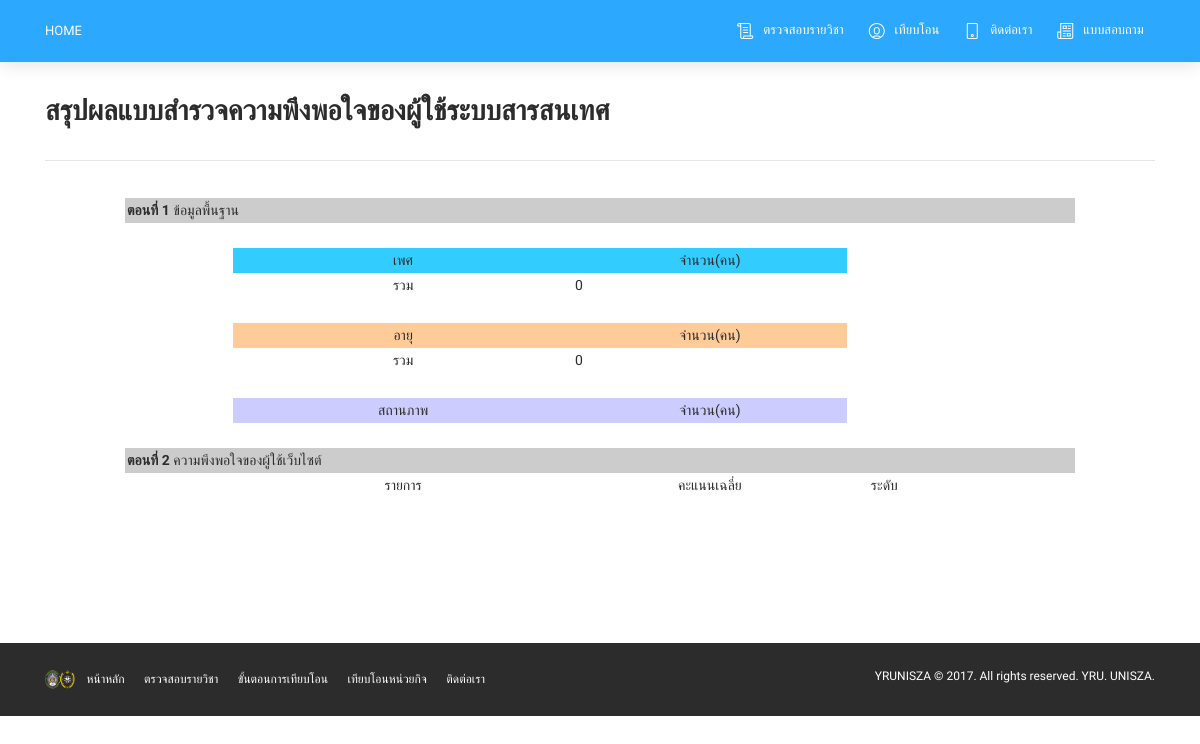
The app's page /questionnaire_show.php, older data.
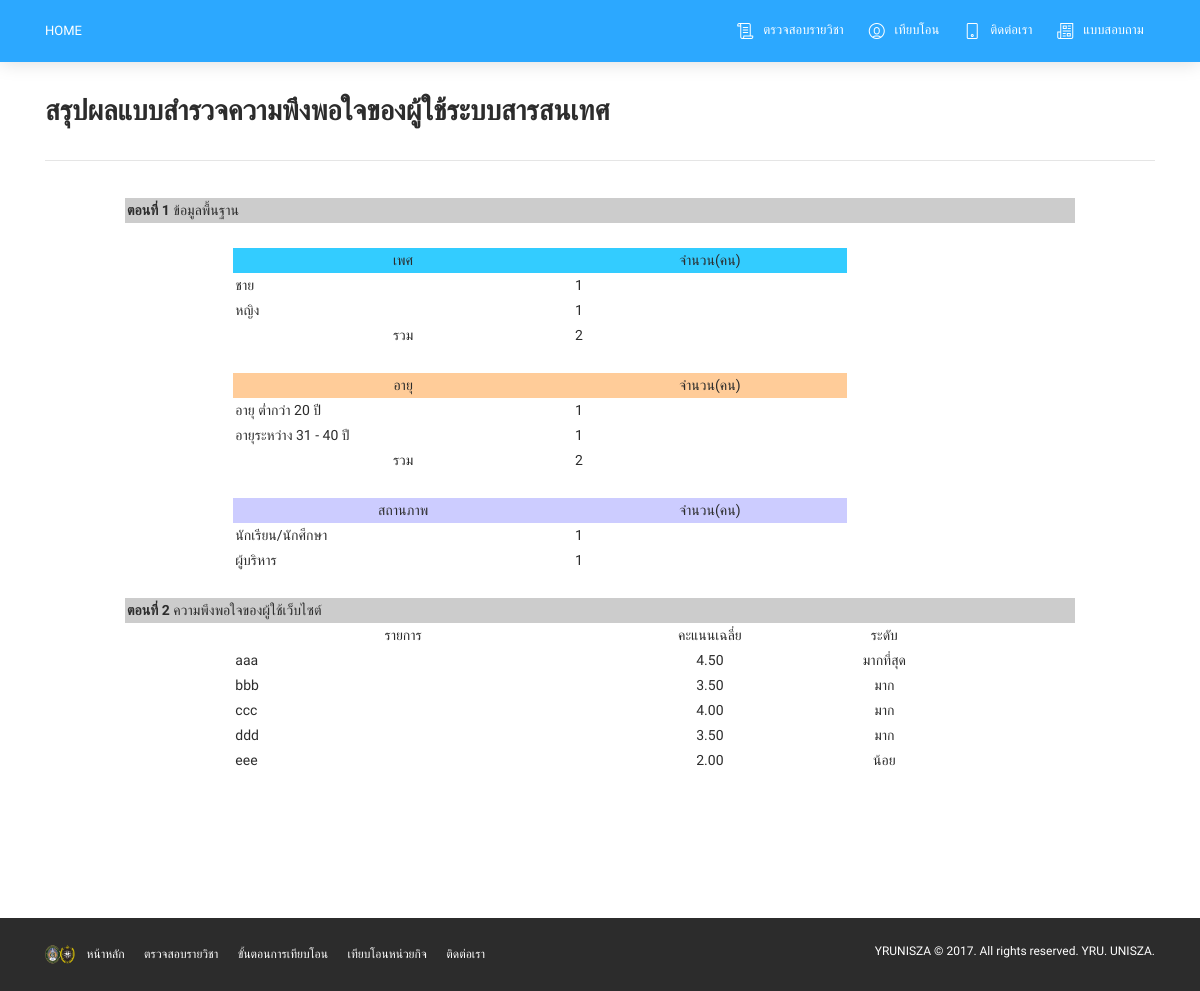
The same page, newer data.
### tables this page shows
CREATE TABLE `tb_question` (
  `id_question` int(11) NOT NULL,
  `question` varchar(255) NOT NULL
);

### questionnaire_show.php (the view, shortened to what this page needs)
<!DOCTYPE html>
<html lang="en">
<head>
    <link rel="stylesheet" href="https://maxcdn.bootstrapcdn.com/font-awesome/latest/css/font-awesome.min.css" />
    <link href="./assets/css/bootstrap.min.css" rel="stylesheet" />
    <link href="./assets/css/now-ui-kit.css" rel="stylesheet" />
    <link href="./assets/css/demo.css" rel="stylesheet" />
    <link href="./assets/css/dropdown.css" rel="stylesheet" />
</head>
<body class="index-page">
    <?php require_once 'menu.php'; ?>
    <div class="wrapper">
        <div class="main"><br>
            <div class="section">
                <div class="container">
                    <h3 class="title">สรุปผลแบบสำรวจความพึงพอใจของผู้ใช้ระบบสารสนเทศ</h3><hr><br>
                    <div id="typography">
                          <div class="row">
                            <div class="container">
                              <table width="950" border="0" align="center" cellpadding="2" cellspacing="2">
                                <tr>
                                  <td colspan="6" bgcolor="#CCCCCC"><b>ตอนที่ 1</b> ข้อมูลพื้นฐาน</td>
                                </tr>
                                <tr>
                                  <td width="104">&nbsp;</td>
                                  <td width="326">&nbsp;</td>
                                  <td width="263">&nbsp;</td>
                                  <td width="72">&nbsp;</td>
                                  <td width="72">&nbsp;</td>
                                  <td width="75">&nbsp;</td>
                                </tr>
                                <tr>
                                  <td>&nbsp;</td>
                                  <td align="center" bgcolor="#33CCFF">เพศ</td>
                                  <td align="center" bgcolor="#33CCFF">จำนวน(คน)</td>
                                  <td>&nbsp;</td>
                                  <td>&nbsp;</td>
                                  <td>&nbsp;</td>
                                </tr>
                                <tr>
                                <?php
                              $query = "SELECT gender, COUNT(id_person) as qty FROM tb_person GROUP BY gender";
                              $result = mysql_query($query) or die(mysql_error());
                              while($row = mysql_fetch_array($result)){
                              ?>
                                  <td>&nbsp;</td>
                                  <td><?php echo $row['gender']; ?></td>
                                  <td><?php echo $row['qty']; ?></td>
                                  <td></td>
                                  <td>&nbsp;</td>
                                  <td>&nbsp;</td>
                                </tr>
                              <?php } ?>
                                <tr>
                              <?php
                              $query = "SELECT COUNT(id_person) as qty FROM tb_person ";
                              $result = mysql_query($query) or die(mysql_error());
                              while($row = mysql_fetch_array($result)){
                              ?>
                                  <td>&nbsp;</td>
                                  <td align="center">รวม</td>
                                  <td><?php echo $row['qty']; ?></td>
                                  <td>&nbsp;</td>
                                  <td>&nbsp;</td>
                                  <td>&nbsp;</td>
                              <?php } ?>
                                </tr>
                                <tr>
                                  <td>&nbsp;</td>
                                  <td >&nbsp;</td>
                                  <td >&nbsp;</td>
                                  <td>&nbsp;</td>
                                  <td>&nbsp;</td>
                                  <td>&nbsp;</td>
                                </tr>
                                <tr>
                                  <td>&nbsp;</td>
                                  <td align="center" bgcolor="#FFCC99">อายุ</td>
                                  <td align="center" bgcolor="#FFCC99">จำนวน(คน)</td>
                                  <td>&nbsp;</td>
                                  <td>&nbsp;</td>
                                  <td>&nbsp;</td>
                                </tr>
                                <tr>
                                 <?php
                              $query = "SELECT age, COUNT(id_person) as qtyage FROM tb_person GROUP BY age";
                              $result = mysql_query($query) or die(mysql_error());
                              while($row = mysql_fetch_array($result)){
                              ?>
                                  <td>&nbsp;</td>
                                  <td><?php echo $row['age']; ?></td>
                                  <td><?php echo $row['qtyage']; ?></td>
                                  <td>&nbsp;</td>
                                  <td>&nbsp;</td>
                                  <td>&nbsp;</td>
                                </tr>
                              <?php } ?>
                                <tr>
                              <?php
                              $query = "SELECT COUNT(id_person) as qty FROM tb_person ";
                              $result = mysql_query($query) or die(mysql_error());
                              while($row = mysql_fetch_array($result)){
                              ?>
                                  <td>&nbsp;</td>
                                  <td align="center">รวม</td>
                                  <td><?= $row['qty']; ?></td>
                                  <td>&nbsp;</td>
                                  <td>&nbsp;</td>
                                  <td>&nbsp;</td>
                              <?php } ?>
                                </tr>
                                <tr>
                                  <td>&nbsp;</td>
                                  <td >&nbsp;</td>
                                  <td>&nbsp;</td>
                                  <td>&nbsp;</td>
                                  <td>&nbsp;</td>
                                  <td>&nbsp;</td>
                                </tr>
                                <tr>
                                  <td>&nbsp;</td>
                                  <td align="center" bgcolor="#CCCCFF">สถานภาพ</td>
                                  <td align="center" bgcolor="#CCCCFF">จำนวน(คน)</td>
                                  <td>&nbsp;</td>
                                  <td>&nbsp;</td>
                                  <td>&nbsp;</td>
                                </tr>
                                <tr>
                                     <?php
                              $query = "SELECT status, COUNT(id_person) as qtystatus FROM tb_person GROUP BY status";
                              $result = mysql_query($query) or die(mysql_error());
                              while($row = mysql_fetch_array($result)){
                              ?>
                                  <td>&nbsp;</td>
                                  <td><?php echo $row['status']; ?></td>
                                  <td><?php echo $row['qtystatus']; ?></td>
                                  <td>&nbsp;</td>
                                  <td>&nbsp;</td>
                                  <td>&nbsp;</td>
                                </tr>
                              <?php } ?>
                                <tr>
                                  <td>&nbsp;</td>
                                  <td>&nbsp;</td>
                                  <td>&nbsp;</td>
                                  <td>&nbsp;</td>
                                  <td>&nbsp;</td>
                                  <td>&nbsp;</td>
                                </tr>
                                <tr>
                                  <td colspan="6" bgcolor="#CCCCCC"><b>ตอนที่ 2</b> ความพึงพอใจของผู้ใช้เว็บไซต์</td>
                                </tr>
                                <tr>
                                  <td>&nbsp;</td>
                                  <td align="center">รายการ</td>
                                  <td align="center">คะแนนเฉลี่ย</td>
                                  <td align="center">ระดับ</td>
                                  <td>&nbsp;</td>
                                  <td>&nbsp;</td>
                                </tr>
                                <tr>
                                       <?php
                              $query = "SELECT tb_question.*,tb_answer.id_question, sum(tb_answer.score) as qtyscore ,count(tb_answer.id_person) as qtyperson  ";
                              $query .= "FROM tb_answer LEFT JOIN tb_question ON tb_answer.id_question = tb_question.id_question GROUP BY tb_answer.id_question";
                              $result = mysql_query($query) or die(mysql_error());
                              while($row = mysql_fetch_array($result)){
                              ?>
                                  <td>&nbsp;</td>
                                  <td><?php echo $row['question']; ?></td>
                                  <td align="center"><?php echo number_format(($row['qtyscore'] / $row['qtyperson']),2); ?></td>
                                  <td align="center"><?php
                              	 $answer = (number_format(($row['qtyscore'] / $row['qtyperson']),2));
                              	if ($answer >= 4.50)
                              	{
                              	    echo  "มากที่สุด";
                              	} else if ($answer >= 3.50)
                              	{
                              		echo "มาก";
                              	}else if ($answer >= 2.50)
                              	{
                              		echo "ปานกลาง";
                              	}else if ($answer >= 1.50)
                              	{
                              		echo "น้อย";
                              	}else
                              		echo "น้อยที่สุด";
                              	 ?></td>
                                  <td></td>
                                  <td></td>
                                </tr>
                              <?php } ?>
                                <tr>
                                  <td>&nbsp;</td>
                                  <td>&nbsp;</td>
                                  <td>&nbsp;</td>
                                  <td>&nbsp;</td>
                                  <td>&nbsp;</td>
                                  <td>&nbsp;</td>
                                </tr>
                                <tr>
                                  <td>&nbsp;</td>
                                  <td>&nbsp;</td>
                                  <td>&nbsp;</td>
                                  <td>&nbsp;</td>
                                  <td>&nbsp;</td>
                                  <td>&nbsp;</td>
                                </tr>
                                <tr>
                                  <td>&nbsp;</td>
                                  <td>&nbsp;</td>
                                  <td>&nbsp;</td>
                                  <td>&nbsp;</td>
                                  <td>&nbsp;</td>
                                  <td>&nbsp;</td>
                                </tr>
                              </table>
                            </div><br><br><br><br><br><br>
                          </div>
                    </div>
                </div>
            </div>
        </div>
        <footer class="footer" data-background-color="black">
            <div class="container">
                <nav>
                  <ul>
                      <li>
                          <img src="./assets/img/favicon.png" width="30" height="25"/>
                      </li>
                      <li>
                          <a href="index.php">
                              หน้าหลัก
                          </a>
                      </li>
                      <li>
                          <a href="check_course.php">
                              ตรวจสอบรายวิชา
                          </a>
                      </li>
                      <li>
                          <a href="step_transfer.php">
                              ขั้นตอนการเทียบโอน
                          </a>
                      </li>
                      <li>
                          <a href="transfer.php">
                              เทียบโอนหน่วยกิจ
                          </a>
                      </li>
                      <li>
                          <a href="contact.php">
                              ติดต่อเรา
                          </a>
                      </li>
                  </ul>
                </nav>
                <div class="copyright">
                    YRUNISZA
                    &copy;
                    . All rights reserved.
                    <a href="http://www.yru.ac.th/" target="_blank">YRU</a>.
                    <a href="https://www.unisza.edu.my/index.php?lang=ms" target="_blank">UNISZA</a>.
                </div>
            </div>
        </footer>
    </div>
</body>
</html>

### menu.php (shortened to what this page needs)
<nav class="navbar navbar-toggleable-md bg-info fixed-top navbar-info ">
    <div class="container">
        <div class="navbar-translate">
            <a class="navbar-brand" href="index.php" rel="tooltip" title="กลับสู่หน้าหลัก" data-placement="bottom">
                <p><font size="2">HOME</font></p>
            </a>
        </div>
        <div class="collapse navbar-collapse justify-content-end" id="navigation" data-nav-image="./assets/img/blurred-image-1.jpg">
            <ul class="navbar-nav">
                <li class="nav-item">
                    <a class="nav-link" href="check_course.php" rel="tooltip" title="ตรวจสอบรายวิชาที่สามารถเทียบโอน" data-placement="bottom">
                        <i class="now-ui-icons education_paper"></i>
                        <p><font size="2">ตรวจสอบรายวิชา</font></p>
                    </a>
                </li>
                <li class="nav-item dropdown">
                    <a class="nav-link" href="#">
                        <i class="now-ui-icons users_circle-08"></i>
                        <p><font size="2">เทียบโอน</font></p>
                    </a>
                </li>
                <li class="nav-item">
                    <a class="nav-link" href="contact.php" rel="tooltip" title="ข้อมูลสำหรับติดต่อสถาบัน" data-placement="bottom">
                        <i class="now-ui-icons tech_mobile"></i>
                        <p><font size="2">ติดต่อเรา</font></p>
                    </a>
                </li>
                <li class="nav-item">
                    <a class="nav-link" href="questionnaire.php" rel="tooltip" title="ทำแบบสอบถาม" data-placement="bottom">
                        <i class="now-ui-icons files_paper"></i>
                        <p><font size="2">แบบสอบถาม</font></p>
                    </a>
                </li>
            </ul>
        </div>
    </div>
</nav>

### assets/css/dropdown.css (style rules this page uses)
.dropdown { position: relative; display: inline-block; }
.dropdown-content a { color: black; padding: 8px 20px; text-decoration: none; display: block; }

### questionnaire_show.php (style rules this page uses)
body { font-family: 'Kanit', sans-serif; }

Row changes from the older to the newer data that the page shows:
added tb_question: question "aaa", qtyperson "4.50", shows "มากที่สุด"
added tb_question: question "bbb", qtyperson "3.50", shows "มาก"
added tb_question: question "ccc", qtyperson "4.00", shows "มาก"
added tb_question: question "ddd", qtyperson "3.50", shows "มาก"
added tb_question: question "eee", qtyperson "2.00", shows "น้อย"
Text that changed along with them:
new list line: "ชาย 1"
new list line: "หญิง 1"
new list line: "รวม 2"
new list line: "อายุ ต่ำกว่า 20 ปี 1"
new list line: "อายุระหว่าง 31 - 40 ปี 1"
new list line: "นักเรียน/นักศึกษา 1"
new list line: "ผู้บริหาร 1"
list line gone: "รวม 0"
